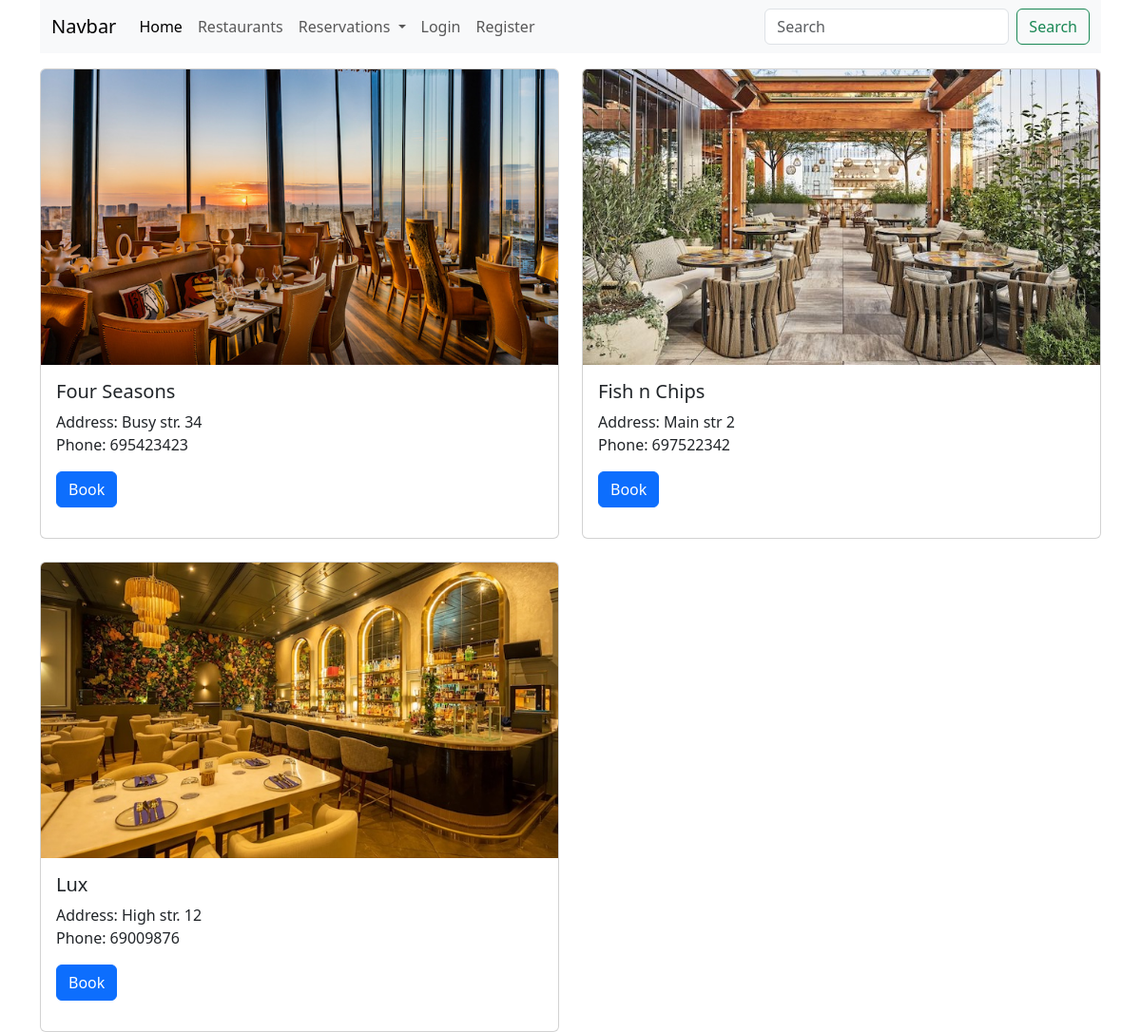
The app's page /restaurants with its own data.
### reservations/models.py (models this page shows, shortened)
class Restaurant(models.Model):
    name = models.CharField(max_length=100)
    address = models.CharField(max_length=200)
    phone_number = models.CharField(max_length=20)
    opening_time = models.TimeField()
    closing_time = models.TimeField()
    capacity = models.IntegerField()
    owner = models.ForeignKey(User, on_delete=models.CASCADE)
    image = models.ImageField(upload_to='static/restaurant', blank=True, null=True)

### reservations/views.py (the view)
# urls.py: path('restaurants', reservations.views.restaurants_all),
def restaurants_all(request):
    restaurants = Restaurant.objects.all()
    return render(request, "restaurants.html", {'restaurants': restaurants})

### templates/restaurants.html (shortened to what this page needs)
{% extends 'base.html' %}
{% block content %}
<div class="row row-cols-1 row-cols-md-2 g-4 pt-3">
  {% for restaurant in restaurants %}
  <div class="col">
    <div class="card">
      <img src="/{{ restaurant.image }}" width="300px" class="card-img-top" alt="{{ restaurant.name }}">
      <div class="card-body">
        <h5 class="card-title">{{ restaurant.name }}</h5>
        <p class="card-text">Address: {{ restaurant.address }}<br>
        Phone: {{ restaurant.phone_number }}</p>
        <p><a href="/book/{{ restaurant.id }}"><button type="button" class="btn btn-primary">
            Book
        </button></a></p>
      </div>
    </div>
  </div>
  {% endfor %}
</div>
{% endblock %}

### templates/base.html (shortened to what this page needs)
<!DOCTYPE html>
<html lang="en">
<head>
    {% load static %}
    <link href="https://cdn.jsdelivr.net/npm/bootstrap@5.3.0-alpha3/dist/css/bootstrap.min.css" rel="stylesheet"
>
</head>
<body>
    <div class="container">
        <nav class="navbar navbar-expand-lg bg-body-tertiary">
          <div class="container-fluid">
            <a class="navbar-brand" href="#">Navbar</a>
            <div class="collapse navbar-collapse" id="navbarSupportedContent">
              <ul class="navbar-nav me-auto mb-2 mb-lg-0">
                <li class="nav-item">
                  <a class="nav-link active" aria-current="page" href="/">Home</a>
                </li>
                <li class="nav-item">
                  <a class="nav-link" href="/restaurants">Restaurants</a>
                </li>
                <li class="nav-item dropdown">
                  <a class="nav-link dropdown-toggle" href="#" role="button" data-bs-toggle="dropdown" aria-expanded="false">
                    Reservations
                  </a>
                </li>
                {% if user.is_authenticated %}
                <li class="nav-item">
                  <a class="nav-link" href="/accounts/logout">Logout</a>
                </li>
                {% else %}
                <li class="nav-item">
                  <a class="nav-link" href="/accounts/login">Login</a>
                </li>
                <li class="nav-item">
                  <a class="nav-link">Register</a>
                </li>
                {% endif %}
              </ul>
              <form class="d-flex" role="search">
                <input class="form-control me-2" type="search" placeholder="Search" aria-label="Search">
                <button class="btn btn-outline-success" type="submit">Search</button>
              </form>
            </div>
          </div>
        </nav>
        {% block content %}{% endblock %}
    </div>
</body>
</html>

### records on screen
Restaurant: image (picture), name "Four Seasons", address "Busy str. 34", phone_number "695423423"
Restaurant: image (picture), name "Fish n Chips", address "Main str 2", phone_number "697522342"
Restaurant: image (picture), name "Lux", address "High str. 12", phone_number "69009876"
